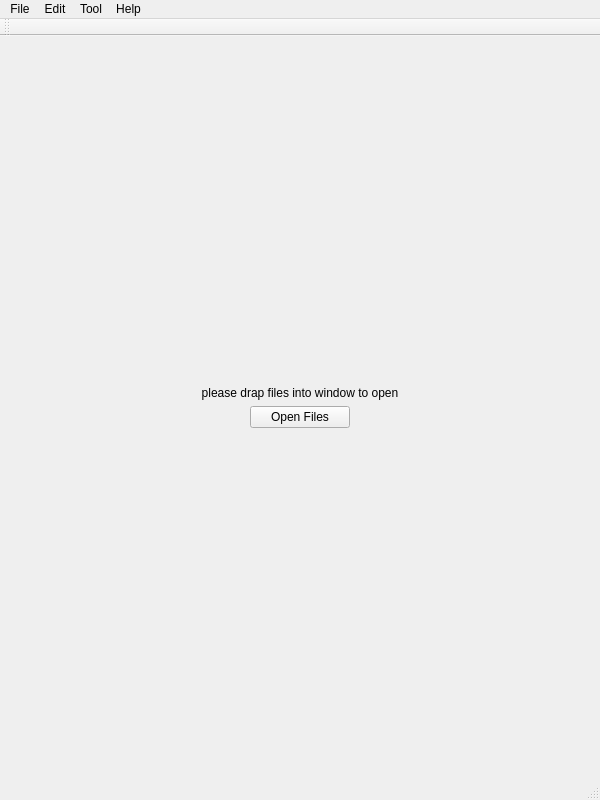
<?xml version="1.0" encoding="UTF-8"?>
<ui version="4.0">
 <class>textCompareClass</class>
 <widget class="QMainWindow" name="textCompareClass">
  <property name="geometry">
   <rect>
    <x>0</x>
    <y>0</y>
    <width>600</width>
    <height>800</height>
   </rect>
  </property>
  <property name="windowTitle">
   <string>textCompare</string>
  </property>
  <widget class="QWidget" name="centralWidget">
   <property name="layoutDirection">
    <enum>Qt::LeftToRight</enum>
   </property>
   <property name="locale">
    <locale language="English" country="UnitedStates"/>
   </property>
   <layout class="QVBoxLayout" name="verticalLayout_4">
    <item>
     <spacer name="verticalSpacer">
      <property name="orientation">
       <enum>Qt::Vertical</enum>
      </property>
      <property name="sizeHint" stdset="0">
       <size>
        <width>20</width>
        <height>40</height>
       </size>
      </property>
     </spacer>
    </item>
    <item>
     <widget class="QLabel" name="labelOpenTip">
      <property name="text">
       <string>please drap files into window to open</string>
      </property>
      <property name="alignment">
       <set>Qt::AlignCenter</set>
      </property>
     </widget>
    </item>
    <item>
     <layout class="QHBoxLayout" name="horizontalLayout">
      <item>
       <widget class="QPushButton" name="openFileButton">
        <property name="maximumSize">
         <size>
          <width>100</width>
          <height>50</height>
         </size>
        </property>
        <property name="text">
         <string>Open Files</string>
        </property>
       </widget>
      </item>
     </layout>
    </item>
    <item>
     <spacer name="verticalSpacer_2">
      <property name="orientation">
       <enum>Qt::Vertical</enum>
      </property>
      <property name="sizeHint" stdset="0">
       <size>
        <width>20</width>
        <height>40</height>
       </size>
      </property>
     </spacer>
    </item>
   </layout>
  </widget>
  <widget class="QMenuBar" name="menuBar">
   <property name="geometry">
    <rect>
     <x>0</x>
     <y>0</y>
     <width>600</width>
     <height>23</height>
    </rect>
   </property>
   <property name="locale">
    <locale language="English" country="UnitedStates"/>
   </property>
   <widget class="QMenu" name="menuFile">
    <property name="locale">
     <locale language="English" country="UnitedStates"/>
    </property>
    <property name="title">
     <string>File</string>
    </property>
    <addaction name="actionOpen"/>
    <addaction name="actionClose"/>
    <addaction name="separator"/>
    <addaction name="actionSave"/>
    <addaction name="actionSave_2"/>
    <addaction name="actionSave_All"/>
    <addaction name="separator"/>
    <addaction name="actionExit"/>
   </widget>
   <widget class="QMenu" name="menuEdit">
    <property name="title">
     <string>Edit</string>
    </property>
    <addaction name="actionUndo"/>
    <addaction name="actionRedo"/>
   </widget>
   <widget class="QMenu" name="menuHelp">
    <property name="locale">
     <locale language="English" country="UnitedStates"/>
    </property>
    <property name="title">
     <string>Help</string>
    </property>
   </widget>
   <widget class="QMenu" name="menuTool">
    <property name="locale">
     <locale language="English" country="UnitedStates"/>
    </property>
    <property name="title">
     <string>Tool</string>
    </property>
    <addaction name="actionOption"/>
   </widget>
   <addaction name="menuFile"/>
   <addaction name="menuEdit"/>
   <addaction name="menuTool"/>
   <addaction name="menuHelp"/>
  </widget>
  <widget class="QToolBar" name="mainToolBar">
   <property name="locale">
    <locale language="English" country="UnitedStates"/>
   </property>
   <attribute name="toolBarArea">
    <enum>TopToolBarArea</enum>
   </attribute>
   <attribute name="toolBarBreak">
    <bool>false</bool>
   </attribute>
  </widget>
  <widget class="QStatusBar" name="statusBar">
   <property name="locale">
    <locale language="English" country="UnitedStates"/>
   </property>
  </widget>
  <action name="actionOpen">
   <property name="text">
    <string>Open</string>
   </property>
   <property name="shortcut">
    <string>Ctrl+O</string>
   </property>
  </action>
  <action name="actionClose">
   <property name="text">
    <string>Close</string>
   </property>
   <property name="shortcut">
    <string>Ctrl+C</string>
   </property>
  </action>
  <action name="actionExit">
   <property name="text">
    <string>Exit</string>
   </property>
   <property name="shortcut">
    <string>Ctrl+E</string>
   </property>
  </action>
  <action name="actionOption">
   <property name="text">
    <string>Option</string>
   </property>
  </action>
  <action name="actionSave">
   <property name="text">
    <string>Save</string>
   </property>
  </action>
  <action name="actionSave_2">
   <property name="text">
    <string>Save</string>
   </property>
  </action>
  <action name="actionSave_All">
   <property name="text">
    <string>Save All</string>
   </property>
  </action>
  <action name="actionUndo">
   <property name="text">
    <string>Undo</string>
   </property>
  </action>
  <action name="actionRedo">
   <property name="text">
    <string>Redo</string>
   </property>
  </action>
 </widget>
 <layoutdefault spacing="6" margin="11"/>
 <resources>
  <include location="textCompare.qrc"/>
 </resources>
 <connections>
  <connection>
   <sender>actionOpen</sender>
   <signal>triggered()</signal>
   <receiver>textCompareClass</receiver>
   <slot>chooseFiletoOpen()</slot>
   <hints>
    <hint type="sourcelabel">
     <x>-1</x>
     <y>-1</y>
    </hint>
    <hint type="destinationlabel">
     <x>309</x>
     <y>198</y>
    </hint>
   </hints>
  </connection>
  <connection>
   <sender>openFileButton</sender>
   <signal>clicked()</signal>
   <receiver>textCompareClass</receiver>
   <slot>chooseFiletoOpen()</slot>
   <hints>
    <hint type="sourcelabel">
     <x>309</x>
     <y>214</y>
    </hint>
    <hint type="destinationlabel">
     <x>309</x>
     <y>198</y>
    </hint>
   </hints>
  </connection>
 </connections>
 <slots>
  <slot>chooseFiletoOpen()</slot>
 </slots>
</ui>
